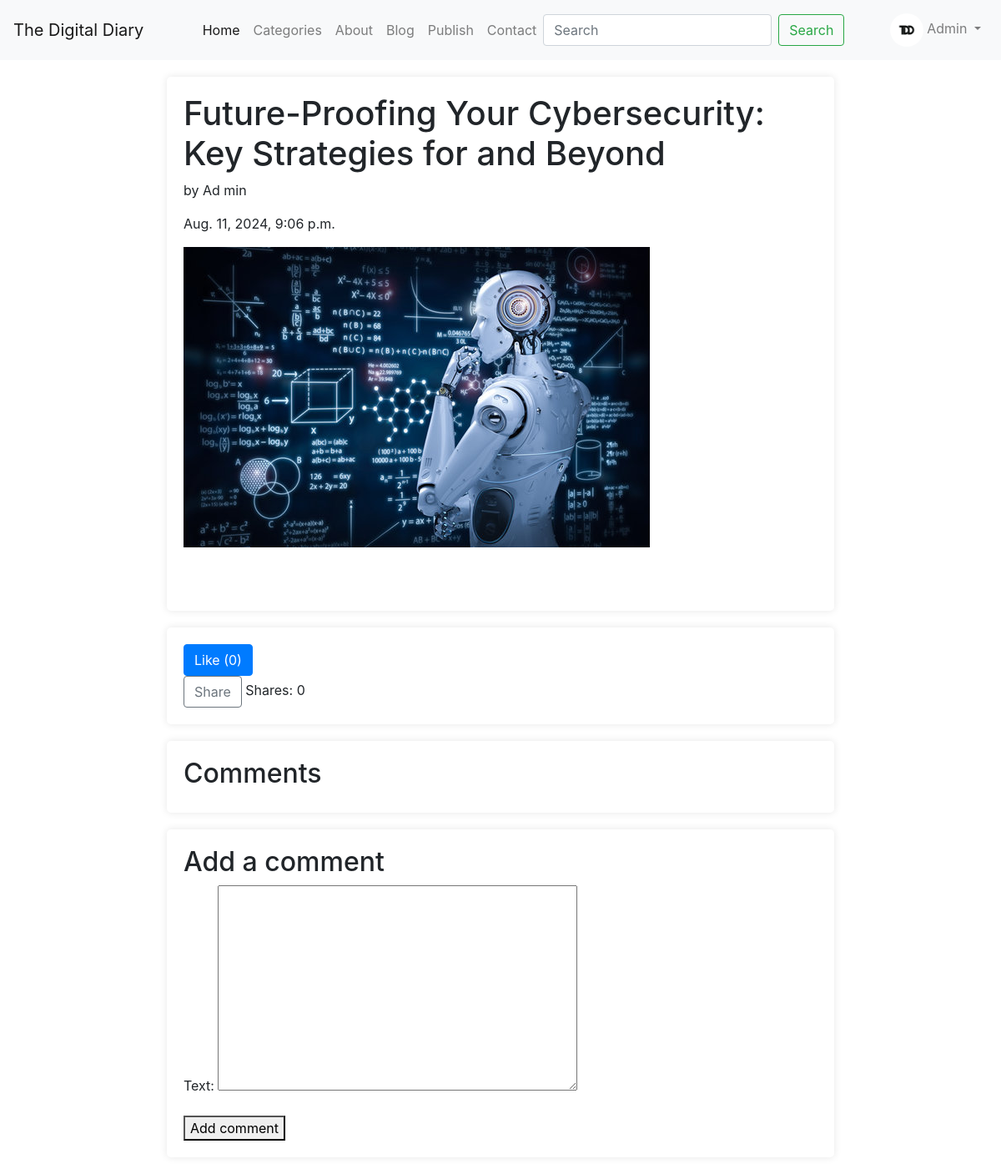
The page /post/8/ (signed in) on the database its author committed.
### blog/models.py (models this page shows, shortened)
class Profile(models.Model):
    user = models.OneToOneField(User, on_delete=models.CASCADE)
    profile_picture = models.ImageField(upload_to='profile_pictures/', null=True, blank=True)
    bio = models.TextField(max_length=500, blank=True)
    location = models.CharField(max_length=30, blank=True)
    birth_date = models.DateField(null=True, blank=True)

class Post(models.Model):
    title = models.CharField(max_length=200)
    is_published = models.BooleanField(default=True)
    author = models.ForeignKey(User, on_delete=models.CASCADE)
    short_description = models.CharField(max_length=255, null=True, blank=True)
    content = CKEditor5Field()
    image = models.ImageField(upload_to='post_images/', null=False, blank=False)
    categories = models.ManyToManyField(Category, related_name='categories_set', blank=True)
    likes = models.ManyToManyField(User, related_name='post_likes', blank=True)
    share_count = models.PositiveIntegerField(default=0)
    created_at = models.DateTimeField(auto_now_add=True)
    updated_at = models.DateTimeField(auto_now_add=True)
    published_date = models.DateTimeField(null=True, blank=True, auto_now_add=True)
    def total_likes(self):
        return self.likes.count()

### blog/views.py (the view)
# urls.py: path('post/<int:pk>/', views.post_detail, name='post_detail'),
def post_detail(request, pk):
    post = get_object_or_404(Post, pk=pk)
    comments = post.comments.all()
    new_comment = None
    if request.method == 'POST':
        if request.user.is_authenticated:
            comment_form = CommentForm(data=request.POST)
            if comment_form.is_valid():
                new_comment = comment_form.save(commit=False)
                new_comment.post = post
                new_comment.author = request.user
                new_comment.save()
        else:
            return redirect('login')
    else:
        comment_form = CommentForm()
    return render(request, 'blog/post_detail.html', {
        'post': post,
        'comments': comments,
        'new_comment': new_comment,
        'comment_form': comment_form
    })

### blog/forms.py
class CommentForm(forms.ModelForm):
    class Meta:
        model = Comment
        fields = ('text',)

### templates/blog/post_detail.html (shortened to what this page needs)
{% load static %}
<!DOCTYPE html>
<html>
<head>
    <link href="https://stackpath.bootstrapcdn.com/bootstrap/4.5.2/css/bootstrap.min.css" rel="stylesheet">
  </head>
  <body>
<nav class="navbar navbar-expand-lg navbar-light bg-light">
  <a class="navbar-brand" href="{% url 'home' %}">The Digital Diary</a>
  <div class="collapse navbar-collapse" id="navbarNav">
    <ul class="navbar-nav ml-auto">
      <li class="nav-item active">
        <a class="nav-link" href="{% url 'home' %}">Home <span class="sr-only">(current)</span></a>
      </li>
      <li class="nav-item">
        <a class="nav-link" href="{% url 'category_list' %}">Categories</a>
      </li>
      <li class="nav-item">
        <a class="nav-link" href="{% url 'about' %}">About</a>
      </li>
      <li class="nav-item">
        <a class="nav-link" href="{% url 'blog' %}">Blog</a>
      </li>
      <li class="nav-item">
        <a class="nav-link" href="{% url 'publish_post' %}">Publish</a>
      </li>
      <li class="nav-item">
        <a class="nav-link" href="{% url 'contact' %}">Contact</a>
      </li>
    </ul>
    <form class="form-inline my-2 my-lg-0" method="get" action="{% url 'search' %}">
      <input class="form-control mr-sm-2" type="search" placeholder="Search" aria-label="Search" name="q">
      <button class="btn btn-outline-success my-2 my-sm-0" type="submit">Search</button>
    </form>
    {% if user.is_authenticated %}
    <ul class="navbar-nav ml-auto">
      <li class="nav-item dropdown">
        <a class="nav-link dropdown-toggle" href="#" id="navbarDropdown" role="button" data-toggle="dropdown" aria-haspopup="true" aria-expanded="false">
          <img src="{{ user.profile.profile_picture.url }}" alt="Profile" style="width: auto; height: 40px; border-radius: 50%;"> {{ user.username }}
        </a>
      </li>
      {% else %}
      <p>You are not logged in</p><br>
      <a href="{% url 'login' %}?next={{ request.get_full_path }}">Log In</a>
      {% endif %}
    </ul>
  </div>
</nav>
    <div class="container">
    <h1>{{ post.title }}</h1>
    <p>by {{ post.author.get_full_name }}</p>
    <p>{{ post.created_at }}</p>
    <div class="image-container">
      {% if post.image %}
      <img src="{{ post.image.url }}" alt="{{ post.title }}" style="max-width: 600px;">
      {% endif %}
    </div>
    <p>{{ post.content|safe }}</p>
    </div>
    <div class="container">
      <form method="POST" action="{% url 'like_post' post.pk %}">
          <button type="submit" class="btn btn-primary">
              Like ({{ post.total_likes }})
          </button>
      </form>
      <button class="btn btn-outline-secondary" onclick="sharePost()">Share</button>
      <span>Shares: {{ post.share_count }}</span>
  </div>
      <div>
    <div class="container">
    <h2>Comments</h2>
  </div>
  </div>
<div class="container">
    <h2>Add a comment</h2>
    {% if user.is_authenticated %}
        {% if new_comment %}
            <p>Your comment has been added.</p>
        {% else %}
            <form method="post">
                {{ comment_form.as_p }}
                <button type="submit">Add comment</button>
            </form>
        {% endif %}
    {% else %}
        <p>You need to <a href="{% url 'login' %}">login</a> to add a comment.</p>
    {% endif %}
</div>
</body>
</html>

### templates/blog/post_detail.html (style rules this page uses)
.container { max-width: 800px; margin: 20px auto; padding: 20px; background-color: #fff; border-radius: 5px; box-shadow: 0 0 10px rgba(0, 0, 0, 0.1); }
.image-container { width: 100%; height: 100%; background-size: cover; background-position: center; background-repeat: no-repeat; }

### rows shown on the page
Post: title "Future-Proofing Your Cybersecurity: Key Strategies for and Beyond", author.get_full_name "Ad min", created_at "Aug. 11, 2024, 9:06 p.m.", image (picture), total_likes "0", share_count "0"

### other values the page prints
{{ user.username }} "Admin"
